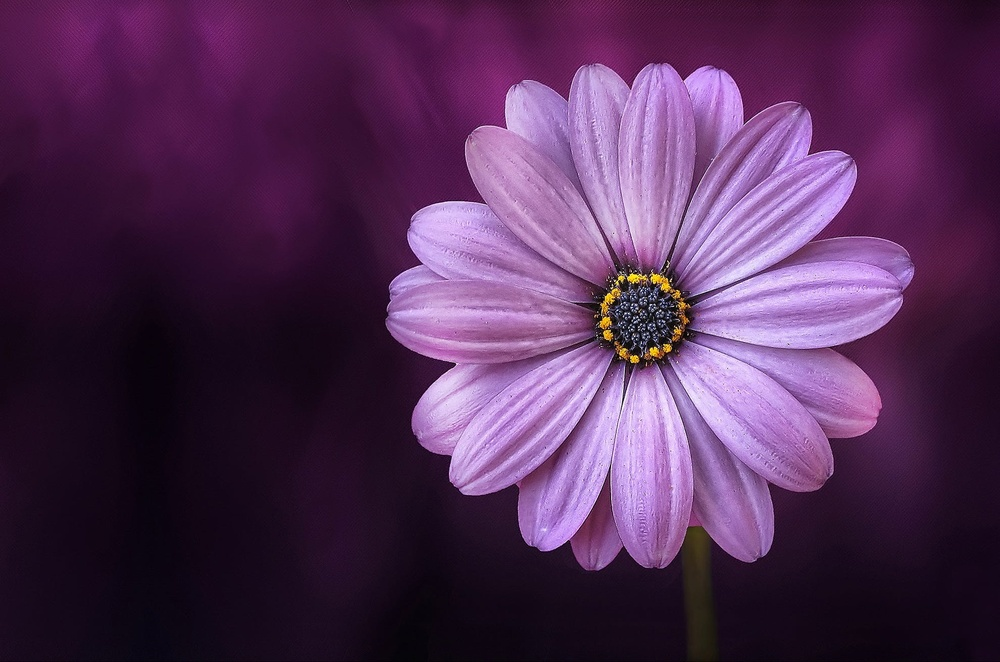
#> input picture img.jpg, 1000 x 662 px, shrunk from 1980 x 1311 before the run
$ python main.py
#> lines starting #> are read from the running program, lines starting #| are printed output that depends on the picture
# Convert any image to a sketch using Python and OpenCv
# Before using install OpenCv using pip install opencv-python
# Replace 'img.jpg' with the path to your desired image file.

import cv2

def convert_to_sketch(image_path, output_path='sketch.png'):

    # Read the image
#> called with image_path = 'img.jpg', output_path = 'sketch.png'
    image = cv2.imread(image_path)
#> image is the input picture: shape (662, 1000, 3); mean B, G, R 85, 46.5, 81.5

    # Convert the image to grayscale
    gray_image = cv2.cvtColor(image, cv2.COLOR_BGR2GRAY)
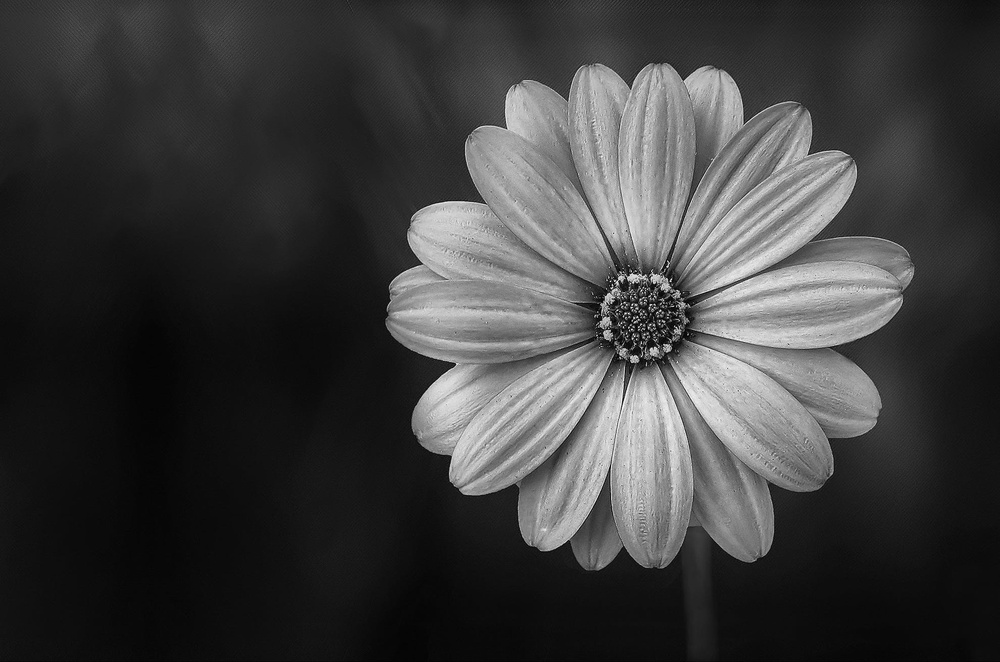
#> gray_image: shape (662, 1000); min 0, max 254, mean 61.4

    # Invert the grayscale image
    inverted_image = cv2.bitwise_not(gray_image)
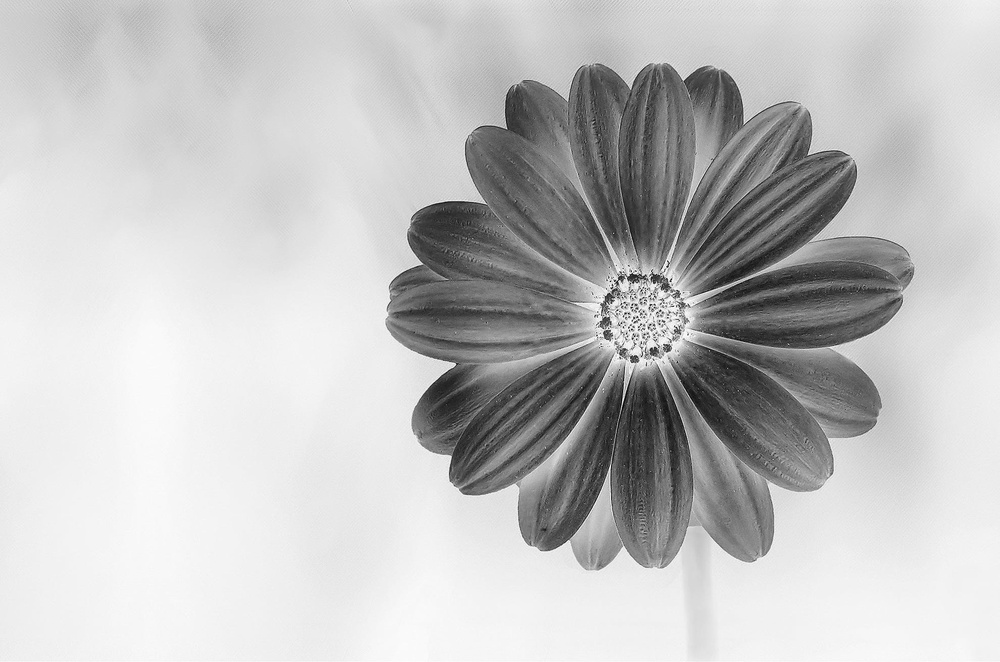
#> inverted_image: shape (662, 1000); min 1, max 255, mean 193.6

    # Apply GaussianBlur to the inverted image
    blurred_image = cv2.GaussianBlur(inverted_image, (111, 111), 0)
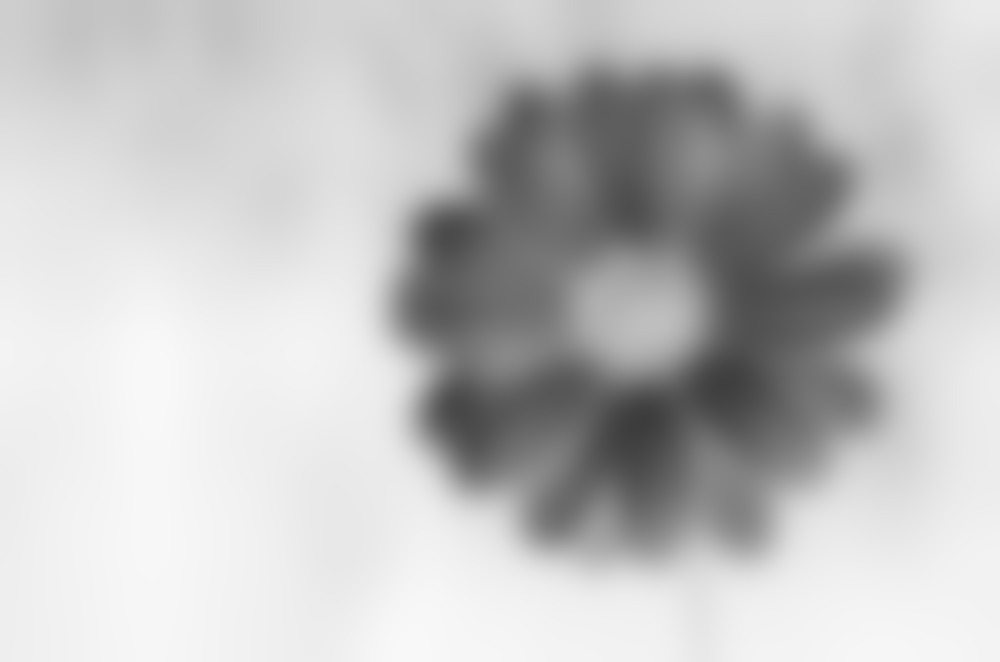
#> blurred_image: shape (662, 1000); min 60, max 248, mean 193.6

    # Invert the blurred image
    inverted_blurred_image = cv2.bitwise_not(blurred_image)
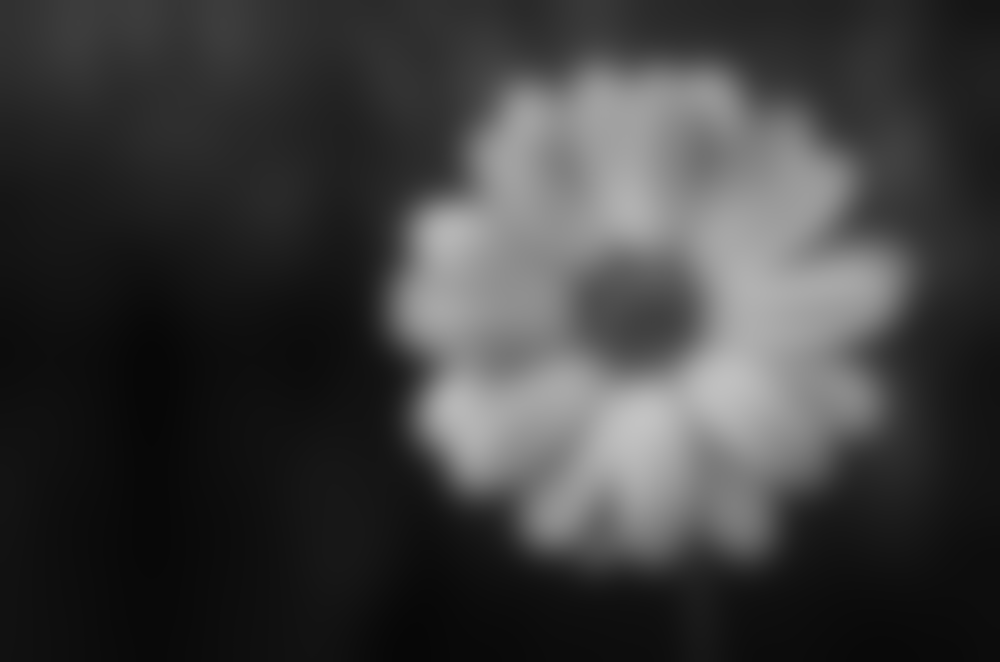
#> inverted_blurred_image: shape (662, 1000); min 7, max 195, mean 61.4

    # Sketch by dividing the grayscale image by the inverted blurred image
    sketch = cv2.divide(gray_image, inverted_blurred_image, scale=256.0)
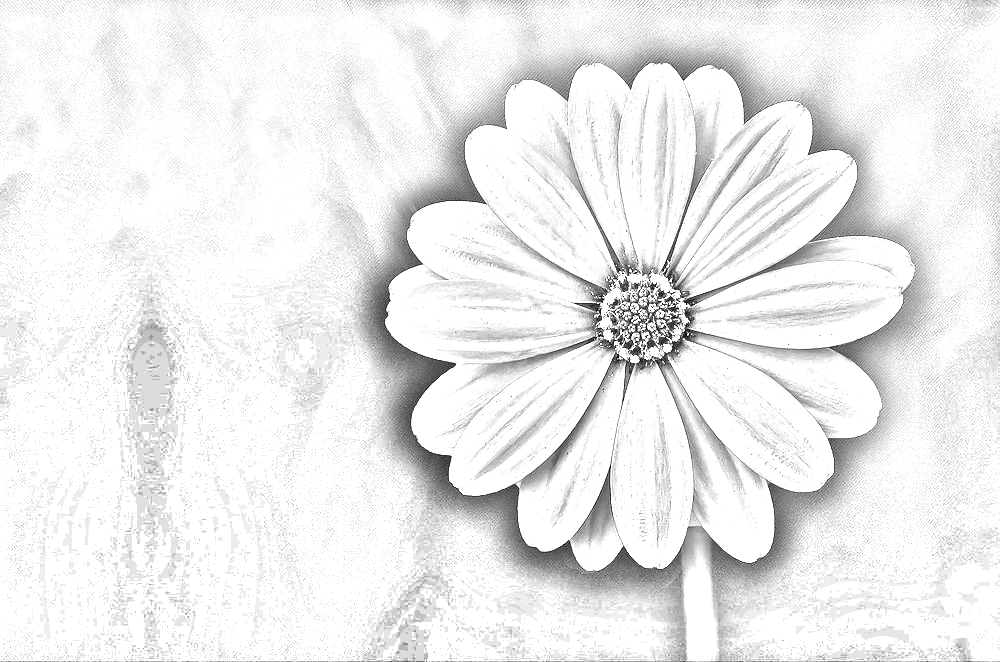
#> sketch: shape (662, 1000); min 0, max 255, mean 236.6


    # Save the sketch
    cv2.imwrite(output_path, sketch)


convert_to_sketch('img.jpg')
